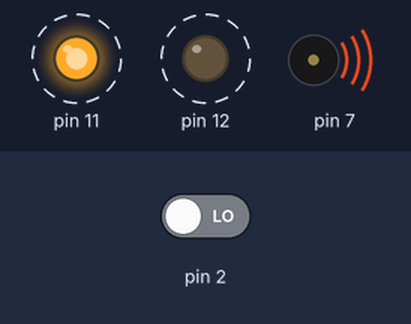
A sketch run on a simulated Arduino Uno, built with avr-gcc and run on an emulated ATmega328P. Shown: output pins drawn as LEDs (lit = HIGH), buzzer (waves = sounding). Dashed ring = blinking. The test bench sets the inputs (shaded band); at power-on: pin 2 LOW. What the sketch prints to the serial monitor is not drawn.

Above: at 2.8 s.
2.9 s: pin 2 driven HIGH
Timing chart, 0 to 13.0 s (numbered marks = the images above; inputs shaded):
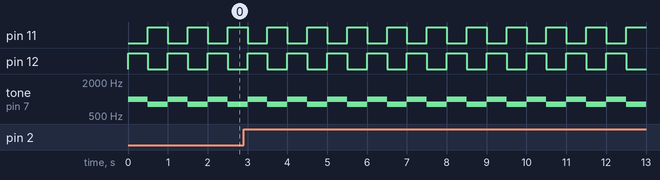

Measured:
- by itself, pin 11, pin 12: alternates HIGH for 0.50 s and LOW for 0.50 s
- by itself, tone on pin 7: alternates 1000 Hz for 0.50 s and 800 Hz for 0.50 s

The sketch:

4n.ino
```cpp
void setup()
{
pinMode(12, OUTPUT);
pinMode(11, OUTPUT);
pinMode(7, OUTPUT);
pinMode(2, INPUT);
Serial.begin(9600);
}
void loop()
{
if(digitalRead(2)==HIGH) {
Serial.println("HIGH");
}
else {
Serial.println("LOW");
}
digitalWrite(12, HIGH);
digitalWrite(11, LOW);
tone(7, 1000, 500);
delay(500);
digitalWrite(12, LOW);
digitalWrite(11, HIGH);
tone(7, 800, 500);
delay(500);
}
```
